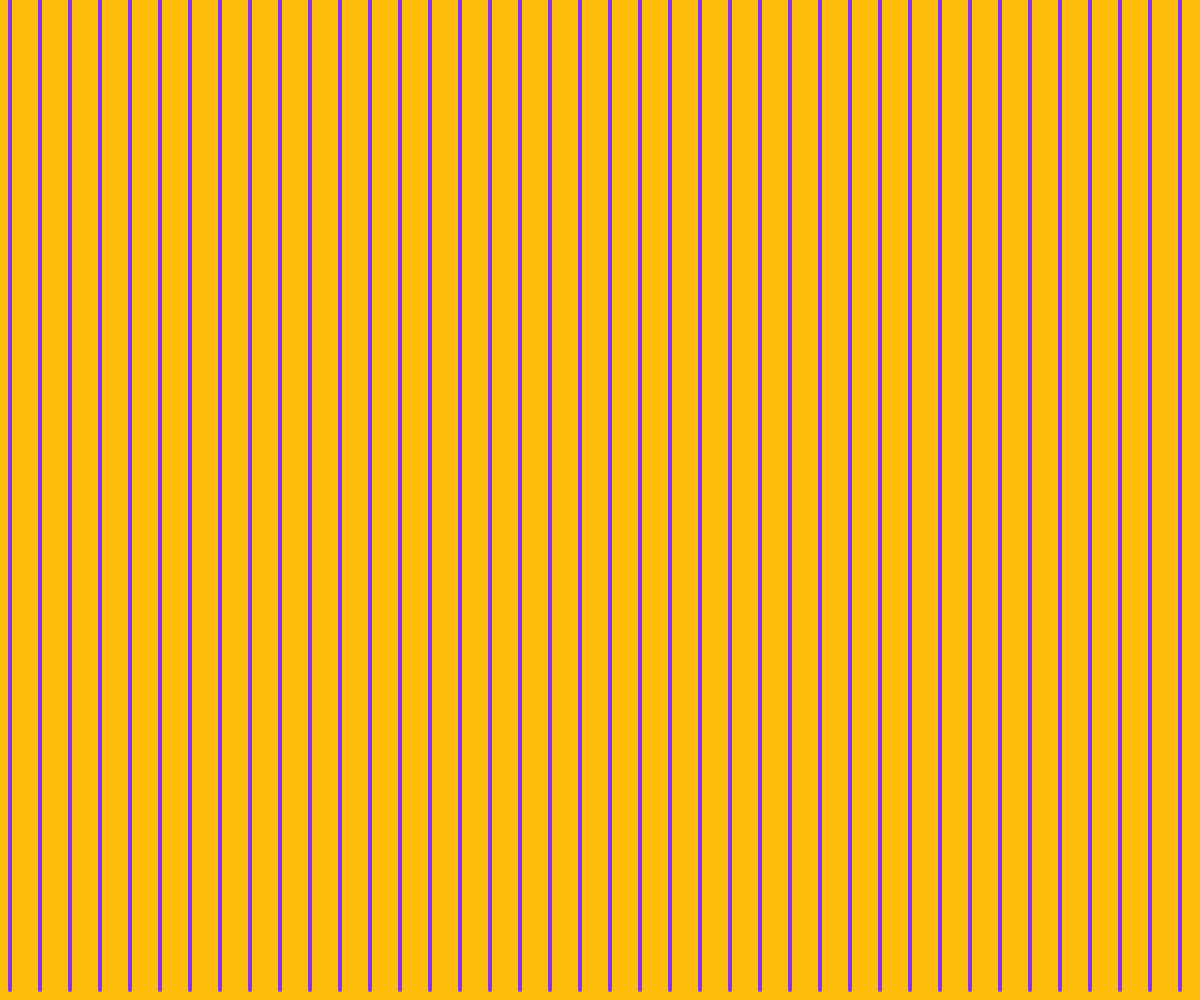
Frame 1 (no input)
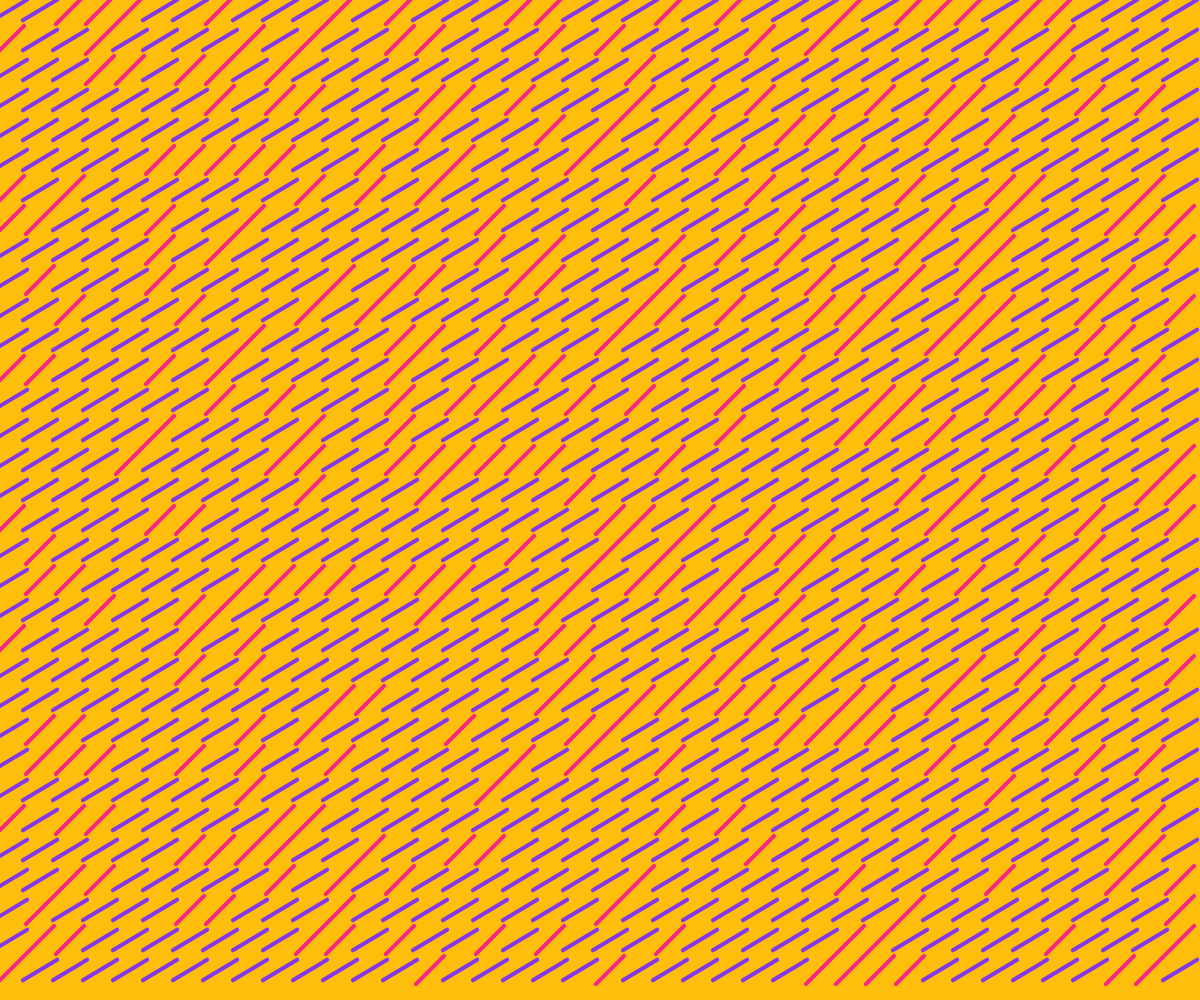
Frame 60 (no input)
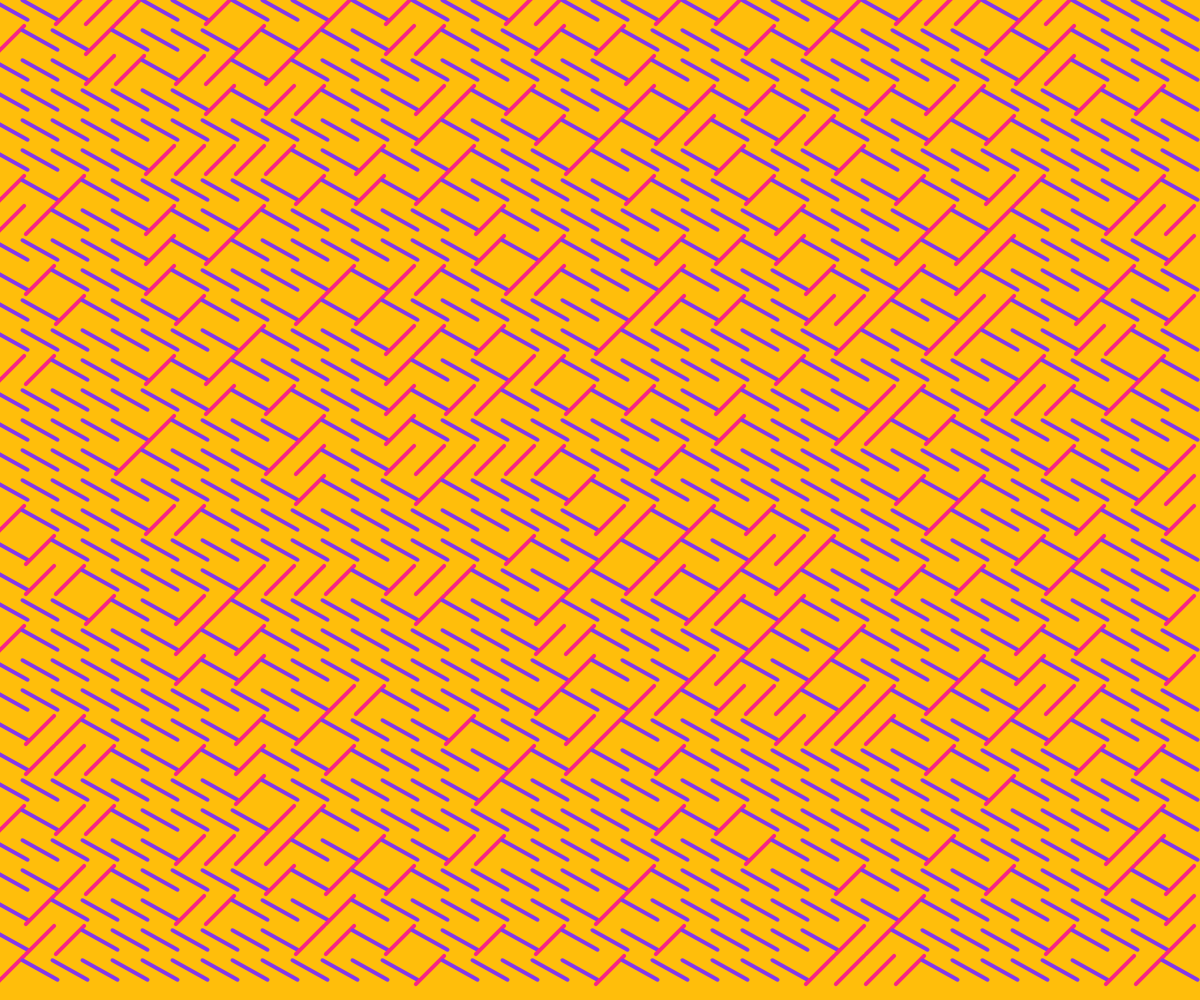
Frame 120 (the mouse pressed at the canvas centre since frame 60)

The p5.js sketch that drew these frames (run headless with seeded random() and noise() and a simulated clock; from frame 60 on, the mouse is pressed at the canvas centre):

// p5.js sketch
// ── sketch.js
let grid = [];
const pointerRotation = [45, 135, 225, 315];
const startColor = "#8338ec";
const endColor = "#f72585";

function preload() {
  // put preload code here
}

function setup() {
  createCanvas(windowWidth, windowHeight);
  angleMode(DEGREES);
  frameRate(30);
  for (var i = 10; i < width; i += 30) {
    for (var j = 10; j < height; j += 30) {
      //add the circles to the array at x = a and y = b
      grid.push(new Clock(i, j, 15, random(pointerRotation)));
    }
  }
}

function draw() {
  // put drawing code here
  background("#ffbe0b");
  for (var i = 0; i < grid.length; i++) {
    grid[i].display();
    if (grid[i].rotation != grid[i].endRotation) {
      grid[i].color = startColor;
      grid[i].update();
    } else {
      grid[i].color = endColor;
    }
  }
  if (frameCount % (450) == 0) {
    newAngle();
  }
}

function newAngle() {
  for (var i = 0; i < grid.length; i++) {
    grid[i].endRotation = random(pointerRotation);
  }
}

class Clock {
  constructor(temp_x, temp_y, temp_r, temp_rotation) {
    this.x = temp_x;
    this.y = temp_y;
    this.r = temp_r;
    this.rotation = 0;
    this.endRotation = temp_rotation;
    this.color = startColor;
  }

  display() {
    push();
    translate(this.x, this.y);
    noStroke();
    noFill();
    ellipse(0, 0, this.r * 2);
    pop();

    push();
    translate(this.x, this.y);
    stroke(this.color);
    rotate(this.rotation);
    strokeWeight(4);
    line(0, -this.r - 5, 0, this.r + 5);
    pop();
  }

  update() {
    if (this.rotation >= 360) {
      this.rotation = 0;
    } else {
      this.rotation = this.rotation + 1;
    }
  }
}
